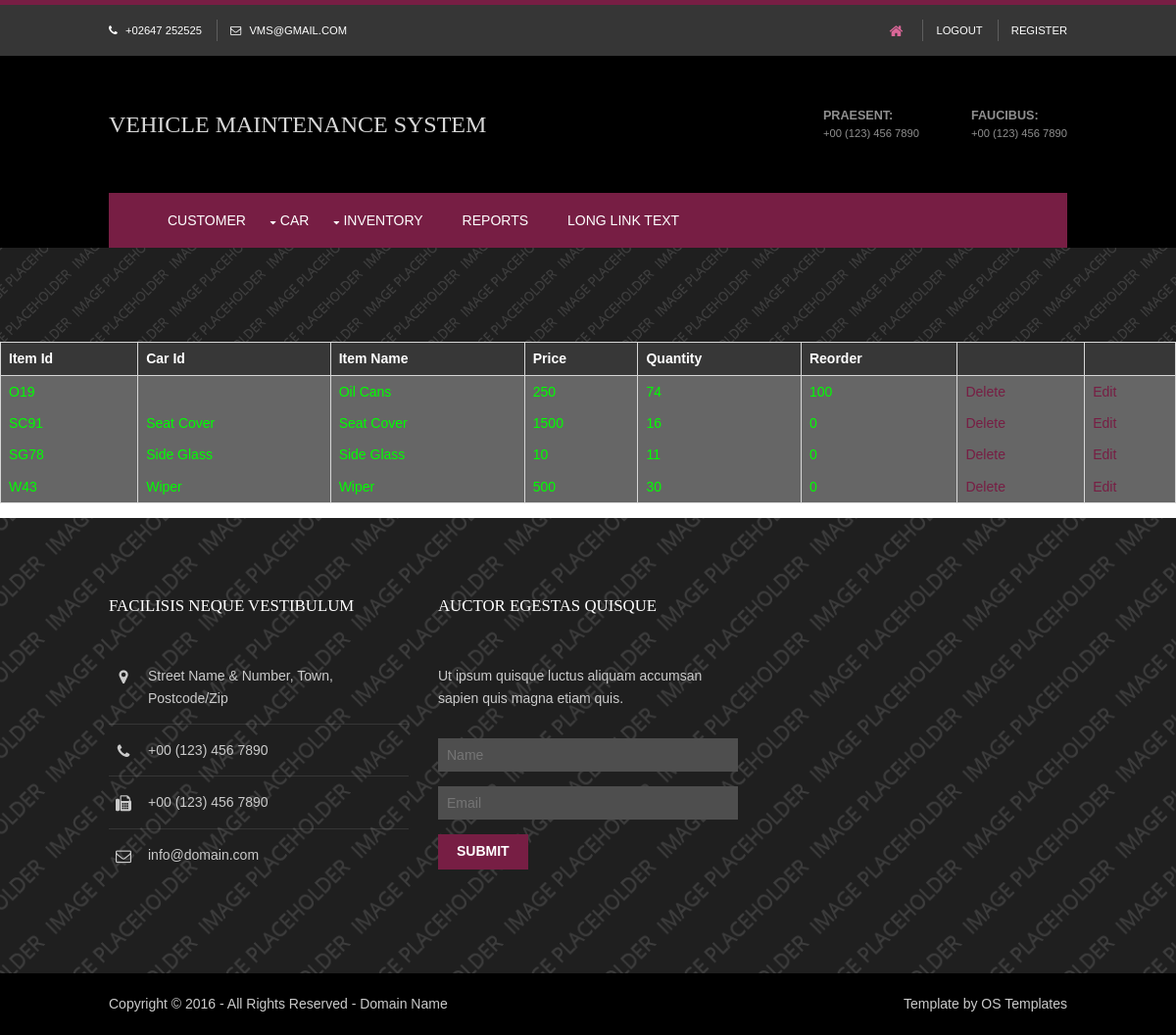
The page /items.php on the database its author committed.
### tables this page shows
CREATE TABLE `items` (
  `item_id` varchar(10) NOT NULL,
  `car_id` varchar(10) NOT NULL,
  `item_name` varchar(20) NOT NULL,
  `price` int(6) NOT NULL,
  `qty` int(4) NOT NULL,
  `reorder` int(4) NOT NULL
);

### items.php (the view, shortened to what this page needs)
<?php
global $v_session;
include ("db.php");
?>
<!DOCTYPE html>
<html lang="">
<head>
<link href="layout/styles/layout.css" rel="stylesheet" type="text/css" media="all">
</head>
<body id="top">
<div class="wrapper row0">
  <div id="topbar" class="hoc clear">
    <div class="fl_left">
      <ul>
        <li><i class="fa fa-phone"></i> +02647 252525</li>
        <li><i class="fa fa-envelope-o"></i> vms@gmail.com</li>
      </ul>
    </div>
    <div class="fl_right">
      <ul>
        <li><a href="#"><i class="fa fa-lg fa-home"></i></a></li>
        <li><a href="login.php">Logout</a></li>
        <li><a href="signup.php">Register</a></li>
      </ul>
    </div>
  </div>
</div>
<div class="wrapper row1">
  <header id="header" class="hoc clear">
    <div id="logo" class="fl_left">
      <h1><a href="index.html">Vehicle Maintenance System</a></h1>
    </div>
    <div id="quickinfo" class="fl_right">
      <ul class="nospace inline">
        <li><strong>Praesent:</strong><br>
          +00 (123) 456 7890</li>
        <li><strong>Faucibus:</strong><br>
          +00 (123) 456 7890</li>
      </ul>
    </div>
  </header>
  <nav id="mainav" class="hoc clear">
  <ul class="clear">
      <li class="active"><a href=""><?php echo $v_session;?></a></li>
      <li><a href="customer.php">Customer</a>
      </li>
	 <li><a class="drop" href="">Car</a>
		</li>
	  <li><a class="drop" href="#">Inventory</a>
      </li>
      <li><a href="#">Reports</a></li>
      <li><a href="#">Long Link Text</a></li>
    </ul>
  </nav>
</div>
<div class="wrapper bgded overlay" style="background-image:url('images/demo/backgrounds/01.png');">
  	<div style="padding-top:8%">
  <?php
		echo "<table> <tr><th>Item Id</th><th>Car Id</th><th>Item Name</th><th>Price</th><th>Quantity</th><th>Reorder</th><th></th><th></th></tr>";
		$v_query=mysqli_query($v_con,"select * from items")or die (mysqli_error($v_con));
		while($v_data=mysqli_fetch_array($v_query))
		{
			echo '<tr>
				<td>'.$v_data[0].'</td>
				<td>'.$v_data[1].'</td>
				<td>'.$v_data[2].'</td>
				<td>'.$v_data[3].'</td>
				<td>'.$v_data[4].'</td>
				<td>'.$v_data[5].'</td>
				<td><a href="viewcar.php?item_id='.$v_data[0].'">Delete</a></td>	<td><a href="edititem.php?item_id='.$v_data[0].'">Edit</a></td>
				</tr>';
		}
		echo "</table>";
	?>
  </div>
</div>
<div class="wrapper row4 bgded overlay" style="background-image:url('images/demo/backgrounds/03.png');">
  <footer id="footer" class="hoc clear">
    <div class="one_third first">
      <h6 class="heading">Facilisis neque vestibulum</h6>
      <ul class="nospace btmspace-30 linklist contact">
        <li><i class="fa fa-map-marker"></i>
          <address>
          Street Name &amp; Number, Town, Postcode/Zip
          </address>
        </li>
        <li><i class="fa fa-phone"></i> +00 (123) 456 7890</li>
        <li><i class="fa fa-fax"></i> +00 (123) 456 7890</li>
        <li><i class="fa fa-envelope-o"></i> info@domain.com</li>
      </ul>
    </div>
    <div class="one_third">
      <h6 class="heading">Auctor egestas quisque</h6>
      <p class="nospace btmspace-30">Ut ipsum quisque luctus aliquam accumsan sapien quis magna etiam quis.</p>
      <form method="post" action="#">
        <fieldset>
          <input class="btmspace-15" type="text" value="" placeholder="Name">
          <input class="btmspace-15" type="text" value="" placeholder="Email">
          <button type="submit" value="submit">Submit</button>
        </fieldset>
      </form>
    </div>
  </footer>
</div>
<div class="wrapper row5">
  <div id="copyright" class="hoc clear">
    <p class="fl_left">Copyright &copy; 2016 - All Rights Reserved - <a href="#">Domain Name</a></p>
    <p class="fl_right">Template by <a target="_blank" href="http://www.os-templates.com/" title="Free Website Templates">OS Templates</a></p>
  </div>
</div>
</body>
</html>

### layout/styles/layout.css (style rules this page uses)
.row0 { border-top:5px solid; }
#topbar { padding:15px 0; font-size:.8rem; text-transform:uppercase; }
#topbar * { margin:0; padding:0; list-style:none; }
#topbar ul li { display:inline-block; margin-right:10px; padding-right:15px; border-right:1px solid; }
#topbar ul li:last-child { margin-right:0; padding-right:0; border-right:none; }
#topbar i { margin:0 5px 0 0; line-height:normal; }
#header { padding:50px 0; }
#header #logo * { margin:0; padding:0; line-height:1; }
#header #logo h1 { margin-top:8px; font-size:24px; }
#header #quickinfo { font-size:.8rem; text-transform:uppercase; }
#header #quickinfo li { margin-right:50px; }
#header #quickinfo li:last-child { margin-right:0; }
#header #quickinfo strong { display:block; margin:0 0 -5px 0; padding:0; font-size:.9rem; }
#footer { padding:80px 0; }
#footer .heading { margin-bottom:50px; font-size:1.2rem; }
#footer .linklist li { display:block; margin-bottom:15px; padding:0 0 15px 0; border-bottom:1px solid; }
#footer .linklist li:last-child { margin:0; padding:0; border:none; }
#footer .linklist li::before, #footer .linklist li::after { display:table; content:""; }
#footer .linklist li, #footer .linklist li::after { clear:both; }
#footer .contact.linklist li, #footer .contact.linklist li:last-child { position:relative; padding-left:40px; }
#footer .contact li * { margin:0; padding:0; line-height:1.6; }
#footer .contact li i { display:block; position:absolute; top:0; left:0; width:30px; font-size:16px; text-align:center; }
#footer input, #footer button { border:1px solid; }
#footer input { display:block; width:100%; padding:8px; }
#footer button { padding:8px 18px 10px; text-transform:uppercase; font-weight:700; cursor:pointer; }
#copyright { padding:20px 0; }
#copyright * { margin:0; padding:0; }
*, *::before, *::after { transition:all .3s ease-in-out; }
nav ul, nav ol { margin:0; padding:0; list-style:none; }
#mainav, #breadcrumb, .sidebar nav { line-height:normal; }
#mainav .drop::after, #mainav li li .drop::after, #breadcrumb li a::after, .sidebar nav a::after { position:absolute; font-family:"FontAwesome"; font-size:10px; line-height:10px; }
#mainav ul { text-transform:uppercase; }
#mainav li { display:block; float:left; position:relative; margin:0; padding:0; }
#mainav li:last-child { margin-right:0; }
#mainav li a { display:block; padding:20px; }
#mainav .drop { padding-left:15px; }
#mainav .drop::after, #mainav li li .drop::after { content:"\f0d7"; }
#mainav .drop::after { top:25px; left:5px; }
table, th, td { border:1px solid; background-color:#666666; color:#00FF00; border-collapse:collapse; vertical-align:top; }
table, th { table-layout:auto; }
table { width:100%; margin-bottom:15px; }
th, td { padding:5px 8px; }
td { border-width:0 1px; }
body { color:#4A4A4A; background-color:#FFFFFF; }
a { color:#771E44; }
.overlay { color:#FFFFFF; background-color:inherit; }
.overlay::after { color:inherit; background-color:rgba(0,0,0,.4); }
.row0, .row0 a { color:#FFFFFF; background-color:#363636; }
.row0 { border-color:#771E44; }
.row1 { color:#8F8F8F; background-color:#000000; }
.row4, .row4 a { color:#CBCBCB; }
.row5, .row5 a { color:#CBCBCB; background-color:#000000; }
#topbar, #topbar ul li { border-color:rgba(255,255,255,.2); }
#topbar > div:last-of-type li:first-child a { color:#DA6798; }
#header a { color:inherit; }
#header #logo a { color:#D7D7D7; }
#footer .heading { color:#FFFFFF; }
#footer hr, #footer .borderedbox, #footer .linklist li { border-color:rgba(255,255,255,.1); }
#footer input, #footer button { border-color:transparent; }
#footer input { color:#FFFFFF; background-color:#4E4E4E; }
#footer button { color:#FFFFFF; background-color:#771E44; }
#mainav { color:#FFFFFF; background-color:#771E44; }
#mainav li a { color:inherit; }
#mainav .active a, #mainav a:hover, #mainav li:hover > a { color:#DA6798; background-color:inherit; }
table, th, td, #comments .avatar, #comments input, #comments textarea { border-color:#D7D7D7; }
th { color:#FFFFFF; background-color:#373737; }
tr, #comments li, #comments input[type="submit"], #comments input[type="reset"] { color:inherit; background-color:#FBFBFB; }
tr:nth-child(even), #comments li:nth-child(even) { color:inherit; background-color:#F7F7F7; }
table a, #comments a { background-color:inherit; }
@media screen and (min-width:978px) { .hoc { max-width:978px; } }

### rows shown on the page
items: item_id "O19", item_name "Oil Cans", price "250", qty "74", reorder "100"
items: item_id "SC91", car "Seat Cover", item_name "Seat Cover", price "1500", qty "16", reorder "0"
items: item_id "SG78", car "Side Glass", item_name "Side Glass", price "10", qty "11", reorder "0"
items: item_id "W43", car "Wiper", item_name "Wiper", price "500", qty "30", reorder "0"
